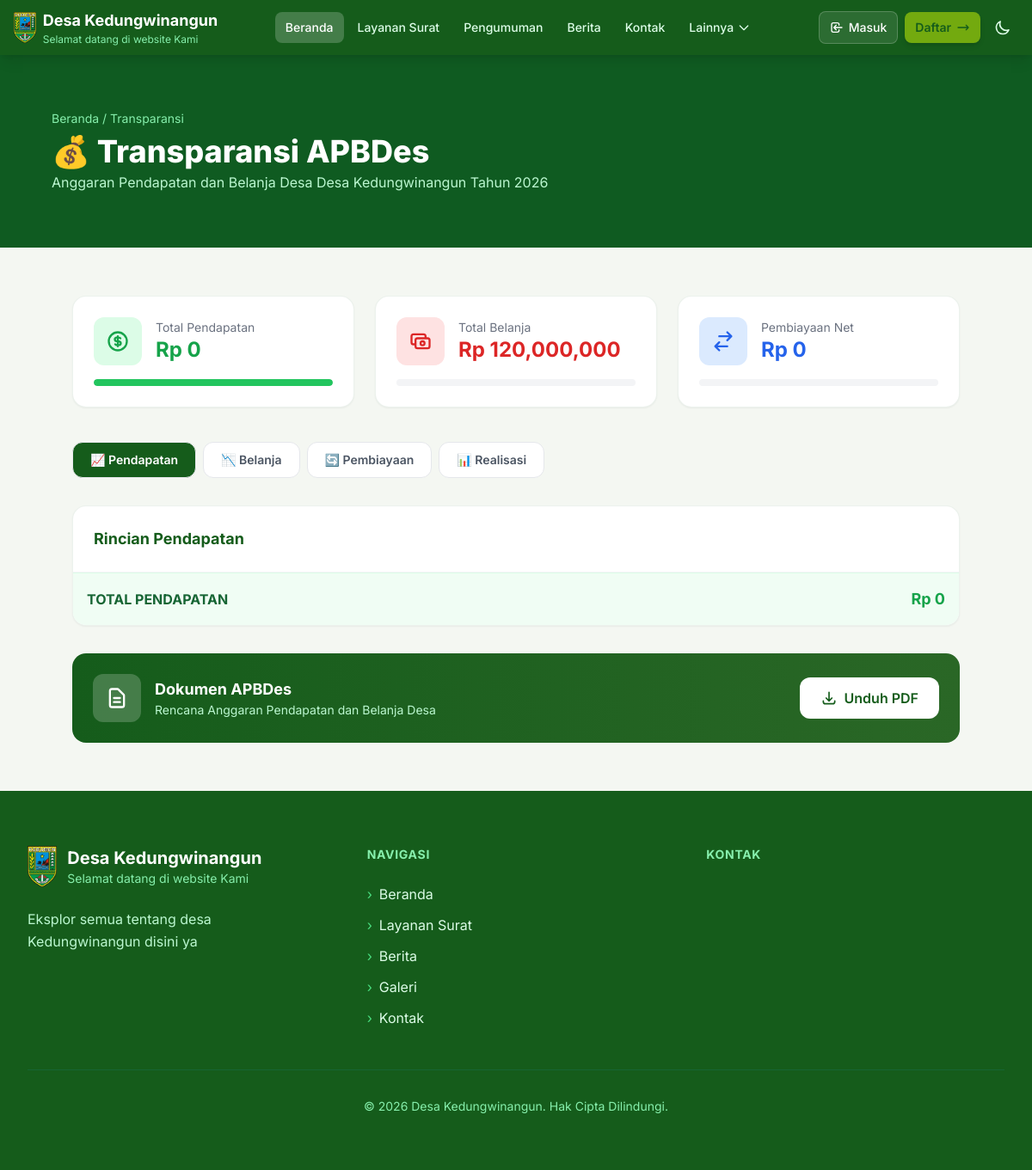
The app's page /transparansi, older data.
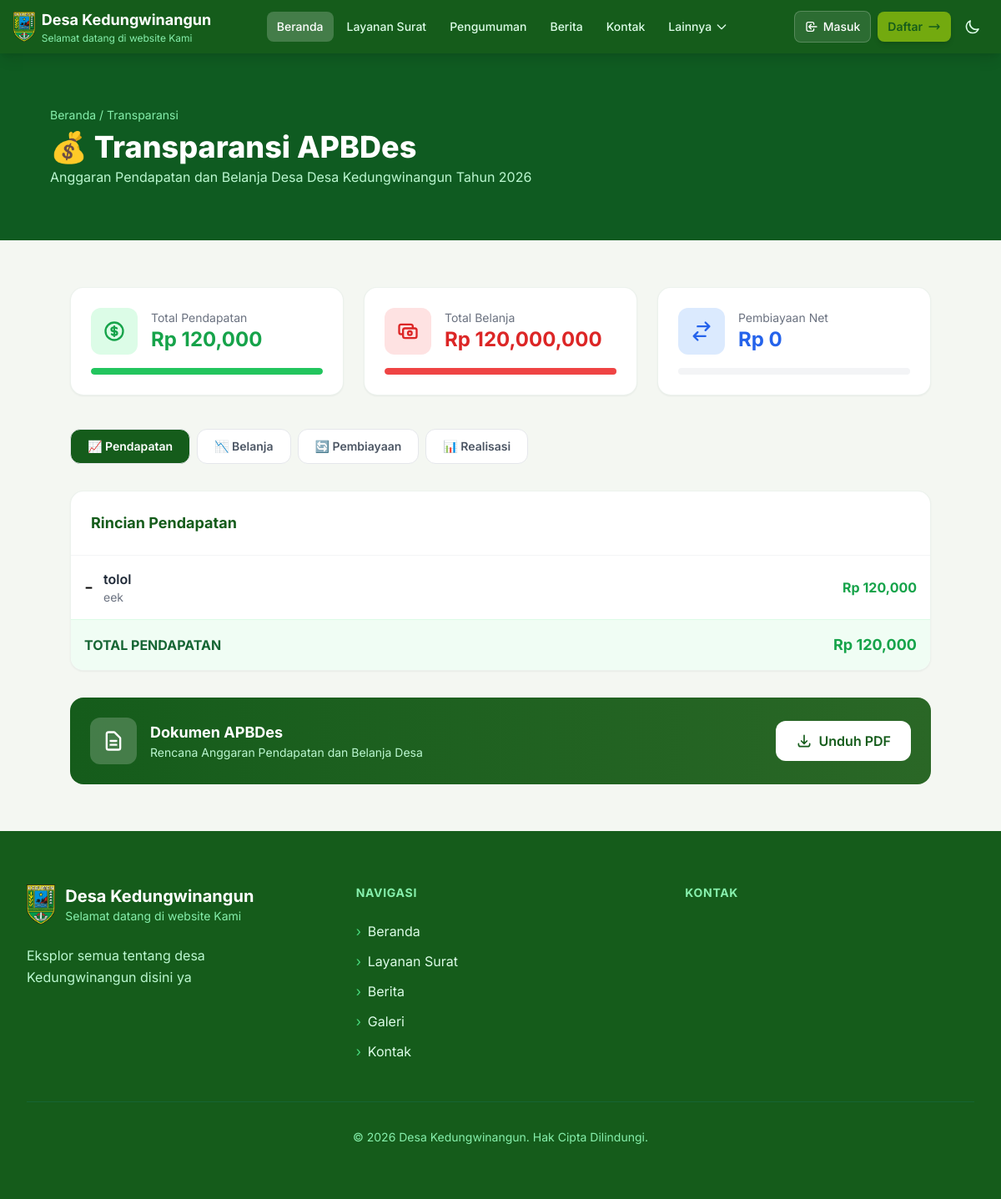
The same page, newer data.
### tables this page shows
CREATE TABLE apbdes (
            id INTEGER PRIMARY KEY AUTOINCREMENT,
            tahun INTEGER NOT NULL,
            jenis TEXT NOT NULL,
            nama TEXT NOT NULL,
            icon TEXT DEFAULT '📄',
            jumlah INTEGER DEFAULT 0,
            deskripsi TEXT,
            created_at TIMESTAMP DEFAULT CURRENT_TIMESTAMP,
            updated_at TIMESTAMP DEFAULT CURRENT_TIMESTAMP
        );

### routes/public.py (the view)
@public_bp.route("/transparansi")
def transparansi():
    from datetime import datetime
    try:
        from models import get_all_pages, get_apbdes_by_tahun, get_apbdes_summary, get_available_tahun
        desa_info = get_desa_info_with_maps()
        custom_pages = get_all_pages()
        tahun_list = get_available_tahun()
        if not tahun_list:
            tahun_list = [datetime.now().year]
        tahun = request.args.get('tahun', tahun_list[0], type=int)
        apbdes_list = get_apbdes_by_tahun(tahun)
        summary = get_apbdes_summary(tahun)
        grouped = {'pendapatan': [], 'belanja': [], 'pembiayaan': []}
        for item in apbdes_list:
            if item['jenis'] in grouped:
                grouped[item['jenis']].append(item)
        total_pendapatan = sum(item['jumlah'] for item in grouped['pendapatan'])
        total_belanja = sum(item['jumlah'] for item in grouped['belanja'])
        total_pembiayaan_in = sum(item['jumlah'] for item in grouped['pembiayaan']) if grouped['pembiayaan'] else 0
        pembiayaan_net = total_pembiayaan_in  # Simplified
        apbdes = {
            'tahun': tahun,
            'total_pendapatan': total_pendapatan,
            'total_belanja': total_belanja,
            'pembiayaan_net': pembiayaan_net,
            'pendapatan': grouped['pendapatan'],
            'belanja': grouped['belanja'],
            'pembiayaan': grouped['pembiayaan'],
            'realisasi': [
                {'icon': '🛠️', 'nama': 'Pembangunan', 'realisasi': 65, 'jumlah_rencana': 400_000_000, 'jumlah_realisasi': 260_000_000},
                {'icon': '👥', 'nama': 'Pemerintahan', 'realisasi': 80, 'jumlah_rencana': 200_000_000, 'jumlah_realisasi': 160_000_000},
                {'icon': '🤝', 'nama': 'Pemberdayaan', 'realisasi': 45, 'jumlah_rencana': 120_000_000, 'jumlah_realisasi': 54_000_000},
                {'icon': '🎭', 'nama': 'Kegiatan', 'realisasi': 90, 'jumlah_rencana': 100_000_000, 'jumlah_realisasi': 90_000_000},
            ],
        }
        return render_template(
            "transparansi.html",
            page={"title": "Transparansi"},
            desa=desa_info,
            nav_links=NAV_LINKS,
            tahun=tahun,
            site_name=desa_info['nama'],
            site_tagline=desa_info['tagline'],
            site_description=desa_info['deskripsi'],
            custom_pages=custom_pages,
            apbdes=apbdes,
        )
    except Exception as e:
        logger.error(f"Error loading transparansi page: {str(e)}")
        flash('Terjadi kesalahan saat memuat halaman transparansi', 'error')
        return redirect(url_for('public.index'))

### app.py (called while the page is built)
@app.context_processor
def inject_openrouter_key():
    return {
        'openrouter_api_key': environ.get('OPENROUTER_API_KEY', '')
    }

@app.context_processor
def inject_custom_pages():
    from models import get_all_pages
    return {'custom_pages_nav': get_all_pages()}

### models.py (called while the page is built)
def get_db_connection():
    conn = sqlite3.connect(Config.DB_NAME)
    conn.row_factory = sqlite3.Row
    return conn

def get_config(key, default=None):
    try:
        conn = get_db_connection()
        cursor = conn.cursor()
        cursor.execute('SELECT value FROM config WHERE key = ?', (key,))
        row = cursor.fetchone()
        conn.close()
        return row['value'] if row else (default if default is not None else DEFAULT_CONFIG.get(key, ''))
    except Exception as e:
        logger.error(f"Error getting config '{key}': {str(e)}")
        return default if default is not None else DEFAULT_CONFIG.get(key, '')

### routes/public.py (called while the page is built)
def get_desa_info_with_maps():
    info = get_desa_info()
    info['maps_embed_url'] = MAPS_EMBED_URL
    info['dusun'] = DUSUN_DATA
    return info

### templates/transparansi.html (shortened to what the changed rows need)
<!DOCTYPE html>
<html lang="id">
<head>
    <script src="https://cdn.tailwindcss.com"></script>
    <link rel="stylesheet" href="{{ url_for('static', filename='styles.css') }}">
</head>
<body>
    {% include 'partials/navbar.html' %}
    <div class="bg-[#0F5B21] px-6 py-10 md:px-[5%] md:py-16 text-white">
        <h1 class="text-2xl md:text-4xl font-extrabold">💰 Transparansi APBDes</h1>
    </div>
    <div class="px-6 py-10 md:px-[5%] md:py-14 max-w-6xl mx-auto">
        <div class="grid grid-cols-1 md:grid-cols-3 gap-6 mb-10">
            <div class="bg-white rounded-2xl p-6 shadow-sm border border-[rgba(21,92,27,0.08)]">
                <div class="flex items-center gap-4 mb-4">
                    <div>
                        <p class="text-gray-500 text-sm">Total Pendapatan</p>
                        <p class="text-2xl font-bold text-green-600">Rp {{ "{:,.0f}".format(apbdes.total_pendapatan) }}</p>
                    </div>
                </div>
            </div>
            <div class="bg-white rounded-2xl p-6 shadow-sm border border-[rgba(21,92,27,0.08)]">
                <div class="h-2 bg-gray-100 rounded-full overflow-hidden">
                    <div class="h-full bg-red-500 rounded-full" style="width: {% if apbdes.total_pendapatan > 0 %}{{ (apbdes.total_belanja / apbdes.total_pendapatan * 100)|round|int }}{% else %}0{% endif %}%"></div>
                </div>
            </div>
        </div>
        <div x-data="{ activeTab: 'pendapatan' }">
            <div x-show="activeTab === 'pendapatan'" class="bg-white rounded-2xl shadow-sm border border-[rgba(21,92,27,0.08)] overflow-hidden">
                <div class="divide-y divide-gray-100">
                    {% for item in apbdes.pendapatan %}
                    <div class="flex items-center justify-between p-4 hover:bg-gray-50 transition-colors">
                        <div class="flex items-center gap-3">
                            <span class="text-2xl">{{ item.icon }}</span>
                            <div>
                                <p class="font-semibold text-gray-800">{{ item.nama }}</p>
                                <p class="text-sm text-gray-500">{{ item.deskripsi }}</p>
                            </div>
                        </div>
                        <div class="text-right">
                            <p class="font-bold text-green-600">Rp {{ "{:,.0f}".format(item.jumlah) }}</p>
                        </div>
                    </div>
                    {% endfor %}
                </div>
                <div class="p-4 bg-green-50 border-t border-green-100">
                    <div class="flex items-center justify-between">
                        <span class="font-bold text-green-800">TOTAL PENDAPATAN</span>
                        <span class="font-bold text-green-600 text-lg">Rp {{ "{:,.0f}".format(apbdes.total_pendapatan) }}</span>
                    </div>
                </div>
            </div>
        </div>
    </div>
</body>
</html>

### templates/partials/navbar.html (shortened to what this page needs)
<nav class="bg-[#155C1B] sticky top-0 z-50 shadow-lg">
    <div class="max-w-7xl mx-auto px-4">
        <div class="flex items-center justify-between h-14 md:h-16">
            <a href="{{ url_for('public.index') }}" class="flex items-center gap-2">
                <img src="{{ url_for('static', filename='images/kebumen.png') }}" alt="Logo" class="h-9 w-auto">
                <div class="hidden sm:block">
                    <div class="text-white font-bold text-sm md:text-lg">{{ site_name or 'Desa' }}</div>
                    <div class="text-green-300 text-[10px] md:text-xs">{{ site_tagline or '' }}</div>
                </div>
            </a>
            <div class="hidden lg:flex items-center gap-1">
                {% for link in nav_links %}
                <a href="{{ link.href }}" class="px-3 py-2 rounded-lg text-sm font-medium transition-colors
                       {% if link.active %}bg-white/20 text-white{% else %}text-green-100 hover:bg-white/10 hover:text-white{% endif %}">
                    {{ link.label }}
                </a>
                {% endfor %}
                <div class="relative" x-data="{ open: false }">
                    <button @click="open = !open" @click.away="open = false"
                            class="px-3 py-2 rounded-lg text-sm font-medium transition-colors flex items-center gap-1 text-green-100 hover:bg-white/10 hover:text-white">
                        Lainnya
                        <svg class="w-4 h-4 transition-transform" :class="{'rotate-180': open}" fill="none" stroke="currentColor" viewBox="0 0 24 24">
                            <path stroke-linecap="round" stroke-linejoin="round" stroke-width="2" d="M19 9l-7 7-7-7"/>
                        </svg>
                    </button>
                </div>
            </div>
            <div class="flex items-center gap-1 md:gap-2">
                {% if not session.user_logged_in %}
                <div class="hidden md:flex items-center gap-2">
                    <a href="{{ url_for('user.login') }}" class="flex items-center gap-1.5 px-3 py-2 rounded-lg text-white text-sm font-medium bg-white/10 hover:bg-white/20 border border-white/20 transition-all">
                        <svg class="w-4 h-4" fill="none" stroke="currentColor" viewBox="0 0 24 24">
                            <path stroke-linecap="round" stroke-linejoin="round" stroke-width="2" d="M11 16l-4-4m0 0l4-4m-4 4h14m-5 4v1a3 3 0 01-3 3H6a3 3 0 01-3-3V7a3 3 0 013-3h7a3 3 0 013 3v1"/>
                        </svg>
                        Masuk
                    </a>
                    <a href="{{ url_for('user.register') }}" class="flex items-center gap-1.5 px-3 py-2 rounded-lg text-[#155C1B] text-sm font-semibold bg-[#73AA0F] hover:bg-[#63930b] shadow-md transition-all">
                        Daftar
                        <svg class="w-4 h-4" fill="none" stroke="currentColor" viewBox="0 0 24 24">
                            <path stroke-linecap="round" stroke-linejoin="round" stroke-width="2" d="M17 8l4 4m0 0l-4 4m4-4H3"/>
                        </svg>
                    </a>
                </div>
                {% endif %}
                <button id="btn-dark" class="p-2 rounded-lg text-green-100 hover:bg-white/10 transition-colors" aria-label="Dark mode">
                    <svg id="icon-moon" class="w-5 h-5" fill="none" stroke="currentColor" viewBox="0 0 24 24">
                        <path stroke-linecap="round" stroke-linejoin="round" stroke-width="2" d="M20.354 15.354A9 9 0 018.646 3.646 9.003 9.003 0 0012 21a9.003 9.003 0 008.354-5.646z"/>
                    </svg>
                </button>
            </div>
        </div>
    </div>
</nav>

Row changes from the older to the newer data that the page shows:
added apbdes: icon "-", nama "tolol", deskripsi "eek", jumlah "120,000"
Text that changed along with them:
{{ "{:,.0f}".format(apbdes.total_pendapatan) }}: "0" → "120,000"
